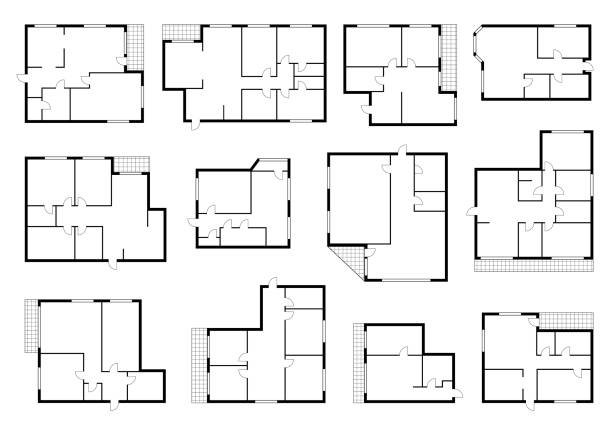
#> input picture backend/uploads/1777062288632-istockphoto-1445587582-612x612.jpg, 612 x 424 px
$ python floorplan_to_json.py ../uploads/1777062288632-istockphoto-1445587582-612x612.jpg ../uploads/1777062872868-istockphoto-1445587582-612x612.jpg
#> lines starting #> are read from the running program, lines starting #| are printed output that depends on the picture; after the words box and inside, x2 and y2 are one past the last pixel; in counts of white or black regions, pixels touching at a corner belong together
import cv2
import numpy as np
import sys
import json
import os

image_path = sys.argv[1]
base_name = sys.argv[2] if len(sys.argv) > 2 else os.path.splitext(os.path.basename(image_path))[0]

uploads_dir = os.path.join(os.path.dirname(__file__), "..", "uploads")
os.makedirs(uploads_dir, exist_ok=True)

# ── Load image ────────────────────────────────────────────────────────────────
img = cv2.imread(image_path)
#> img is the input picture: shape (424, 612, 3); min 0, max 255, mean 238.5
if img is None:
    print(json.dumps({"walls": [], "maskFile": ""}))
    sys.exit(0)

orig_h, orig_w = img.shape[:2]
#> orig_h = 424; orig_w = 612

# Downscale large images so Hough runs fast (cap at 1200px on long side)
MAX_DIM = 1200
scale = 1.0
if max(orig_w, orig_h) > MAX_DIM:
    scale = MAX_DIM / max(orig_w, orig_h)
    img = cv2.resize(img, (int(orig_w * scale), int(orig_h * scale)), interpolation=cv2.INTER_AREA)

h, w = img.shape[:2]
#> h = 424; w = 612

# ── Convert to grayscale ──────────────────────────────────────────────────────
gray = cv2.cvtColor(img, cv2.COLOR_BGR2GRAY)

# ── Smooth then threshold: dark lines → white ─────────────────────────────────
blur = cv2.GaussianBlur(gray, (3, 3), 0)
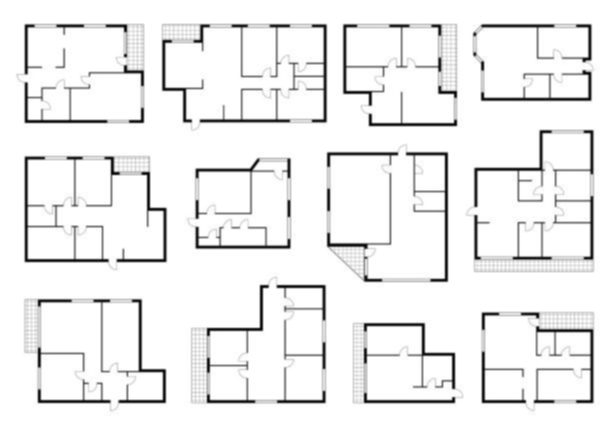
#> blur: shape (424, 612); min 4, max 255, mean 238.5
_, thresh = cv2.threshold(blur, 180, 255, cv2.THRESH_BINARY_INV)
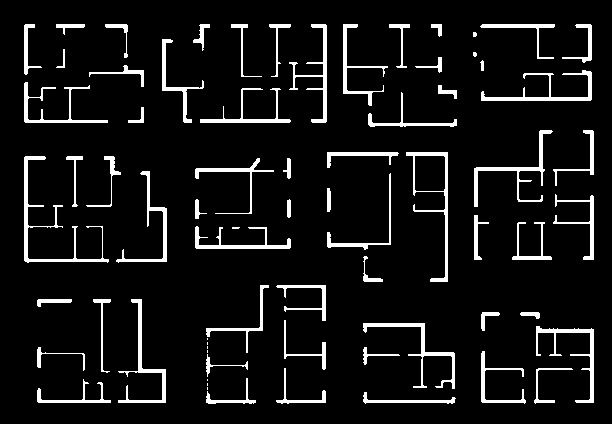
#> thresh: shape (424, 612); 7.7% white; 71 white regions (10 under 20 px), largest, box (x1, y1, x2, y2) and area: (24, 156, 109, 263) 1007, (406, 152, 448, 282) 802, (474, 130, 553, 207) 783

# ── Morphological cleanup ─────────────────────────────────────────────────────
# Remove small noise
open_k = np.ones((2, 2), np.uint8)
thresh = cv2.morphologyEx(thresh, cv2.MORPH_OPEN,  open_k, iterations=1)
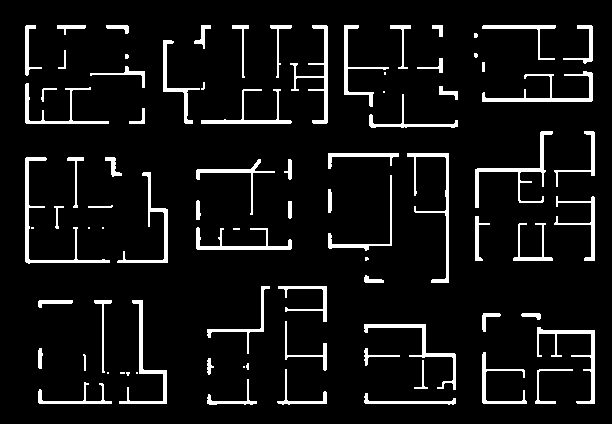
#> thresh: shape (424, 612); 7.5% white; 83 white regions (17 under 20 px), largest, box (x1, y1, x2, y2) and area: (25, 157, 110, 264) 851, (475, 131, 553, 208) 781, (407, 153, 449, 283) 772
# Close small breaks in wall lines
close_k = np.ones((4, 4), np.uint8)
thresh = cv2.morphologyEx(thresh, cv2.MORPH_CLOSE, close_k, iterations=2)
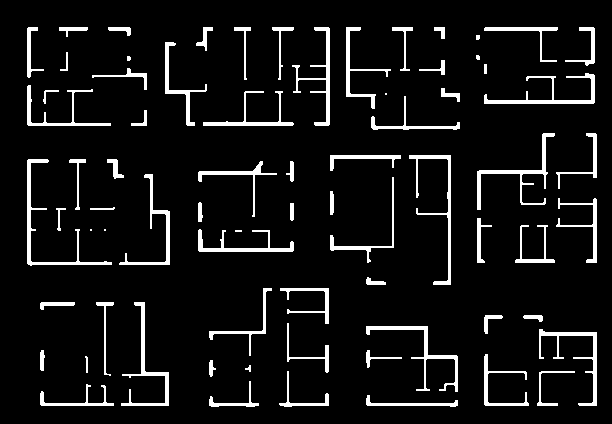
#> thresh: shape (424, 612); 7.6% white; 73 white regions (7 under 20 px), largest, box (x1, y1, x2, y2) and area: (27, 159, 112, 266) 859, (477, 133, 555, 210) 781, (409, 155, 451, 285) 772

# ── Edge detection for cleaner line features ──────────────────────────────────
edges = cv2.Canny(thresh, 50, 150, apertureSize=3)
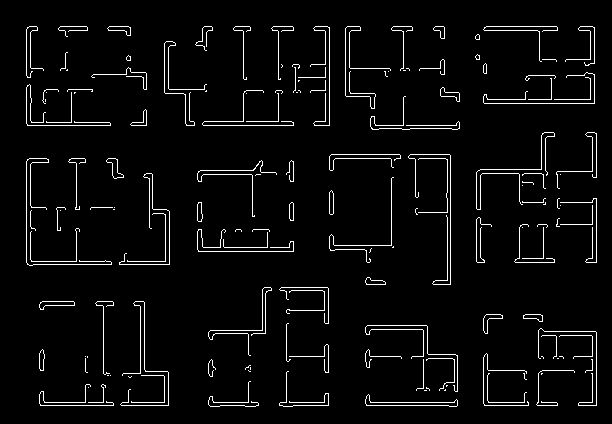
#> edges: shape (424, 612); 4% white in thin lines or dots, all inside (x1, y1, x2, y2) = (26, 26, 597, 407)
# Dilate edges a bit so Hough has enough pixels to vote on
edges = cv2.dilate(edges, np.ones((2, 2), np.uint8), iterations=1)
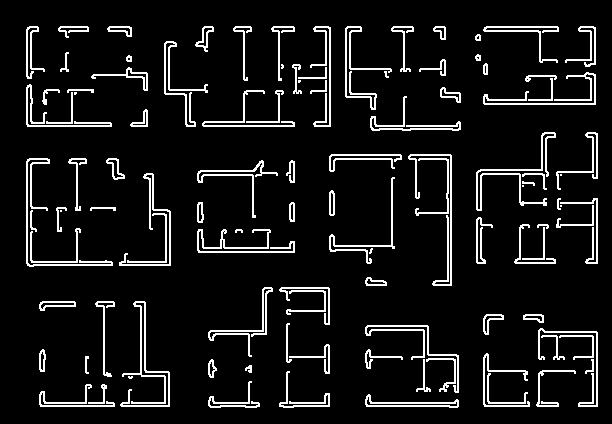
#> edges: shape (424, 612); 8.4% white in thin lines or dots, all inside (x1, y1, x2, y2) = (26, 26, 598, 408)

# ── Save mask image ───────────────────────────────────────────────────────────
mask_filename = base_name + "_mask.png"
mask_path = os.path.join(uploads_dir, mask_filename)

# Save a colour debug image: thresh in blue channel, edges in red
debug = cv2.cvtColor(thresh, cv2.COLOR_GRAY2BGR)
debug[:, :, 2] = np.maximum(debug[:, :, 2], edges)   # red overlay for edges
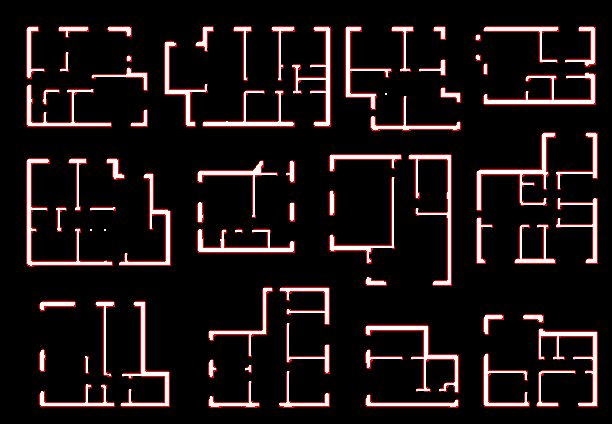
#> debug: shape (424, 612, 3); mean B, G, R 19.3, 19.3, 30.2
cv2.imwrite(mask_path, debug)

# ── Probabilistic Hough Line Transform ───────────────────────────────────────
# Adaptive parameters based on image size
min_line_length = int(min(w, h) * 0.03)   # 3 % of shorter side
#> min_line_length = 12
max_line_gap    = int(min(w, h) * 0.025)  # 2.5 % gap allowed
#> max_line_gap = 10

lines_raw = cv2.HoughLinesP(
    edges,
    rho=1,
    theta=np.pi / 180,
    threshold=30,
    minLineLength=min_line_length,
    maxLineGap=max_line_gap
)
#> lines_raw = 418 rows, first 6: [40, 406, 169, 406], [483, 402, 557, 402], [279, 405, 329, 405], [208, 403, 259, 403], [484, 27, 558, 27], [27, 125, 111, 125]

# ── Collect & normalise wall segments ─────────────────────────────────────────
walls = []

if lines_raw is not None:
    for line in lines_raw:
        x1, y1, x2, y2 = line[0].tolist()

        seg_len = np.hypot(x2 - x1, y2 - y1)
        if seg_len < min_line_length * 0.8:
            continue

        # Normalise to 0..1 using the working image dimensions
        walls.append({
            "x1": round(x1 / w, 5),
            "y1": round(y1 / h, 5),
            "x2": round(x2 / w, 5),
            "y2": round(y2 / h, 5),
        })
#> this loop made 418 passes
#> (x1, y1, x2, y2, seg_len) on passes 1 to 3: (40, 406, 169, 406, 129), (483, 402, 557, 402, 74), (279, 405, 329, 405, 50)
#> after the loop, walls = 418 items

# ── Fallback: contour-based bounding rect edges ───────────────────────────────
if len(walls) == 0:
    contours, _ = cv2.findContours(thresh, cv2.RETR_EXTERNAL, cv2.CHAIN_APPROX_SIMPLE)
    for cnt in contours:
        area = cv2.contourArea(cnt)
        if area < (w * h * 0.001):
            continue
        rx, ry, rw, rh = cv2.boundingRect(cnt)
        for seg in [
            (rx,      ry,      rx + rw, ry),
            (rx,      ry + rh, rx + rw, ry + rh),
            (rx,      ry,      rx,      ry + rh),
            (rx + rw, ry,      rx + rw, ry + rh),
        ]:
            walls.append({
                "x1": round(seg[0] / w, 5),
                "y1": round(seg[1] / h, 5),
                "x2": round(seg[2] / w, 5),
                "y2": round(seg[3] / h, 5),
            })

print(json.dumps({"walls": walls, "maskFile": mask_filename}))
#> (printed output is left out)
